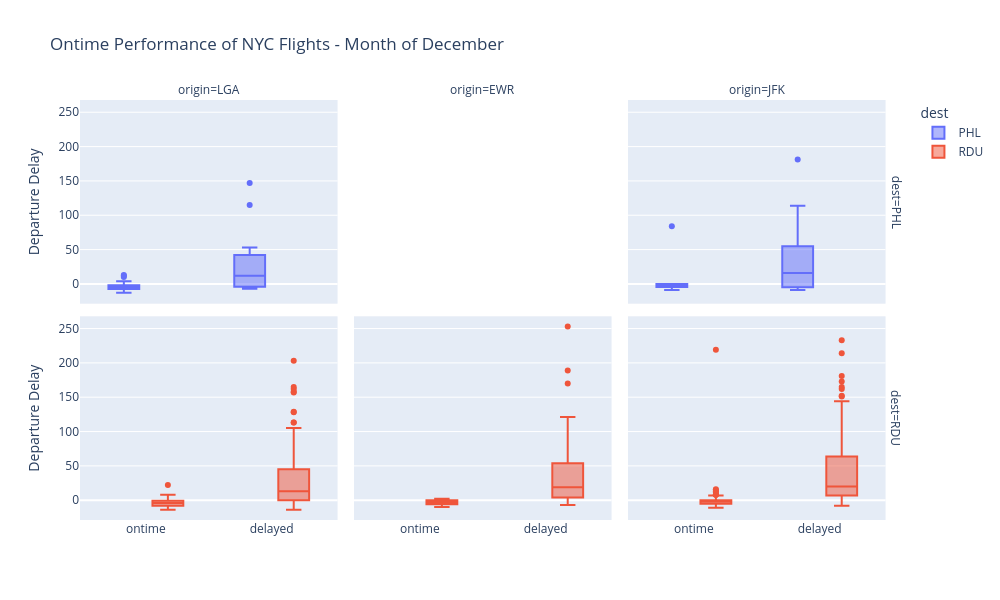

Source (notebook cell):
### Markdown cell above
with -120 being the west coast and -70 being the east coast, we see that in general there are more airports on the east side of the US than on the west. Which makes sense given how much more spread out the west is, there's fewer places needed to stop.

### Code cell
#7
#filter for December flights to PHL and RDU
df = DF[(DF["month"] == 12) & (DF["dest"].isin(["PHL", "RDU"]))]

#create "arrival" column
df["arrival"] = np.where(df["arr_delay"] > 0, "delayed", "ontime")

#boxplot by origin (columns) and destination (rows)
fig = px.box(
    df,
    x="arrival",
    y="dep_delay",
    color="dest",
    facet_col="origin",
    facet_row="dest",
    title="Ontime Performance of NYC Flights - Month of December",
    labels={"dep_delay": "Departure Delay", "arrival": ""}
)

fig.update_layout(height=600, width=1000)
fig.show()

### Figure 1 — Plotly figure (JSON) as saved in the notebook; plotly's stock layout.template omitted (floating-point values rounded to 4 significant figures; data arrays with more than 128 entries replaced by an {"elided": "..."} marker saying what was removed)
{"data": [{"alignmentgroup": "True", "hovertemplate": "dest=PHL<br>origin=LGA<br>=%{x}<br>Departure Delay=%{y}<extra></extra>", "legendgroup": "PHL", "marker": {"color": "#636efa"}, "name": "PHL", "notched": false, "offsetgroup": "PHL", "orientation": "v", "showlegend": true, "type": "box", "x": ["ontime", "ontime", "delayed", "ontime", "ontime", "ontime", "ontime", "delayed", "ontime", "ontime", "delayed", "ontime", "delayed", "ontime", "delayed", "ontime", "ontime", "ontime", "ontime", "ontime", "ontime", "delayed", "delayed", "ontime", "delayed", "ontime", "delayed", "delayed", "ontime", "ontime", "delayed", "ontime", "ontime", "delayed", "ontime", "delayed", "ontime", "ontime", "delayed", "ontime", "delayed", "delayed", "ontime", "ontime", "ontime", "ontime", "delayed", "ontime", "delayed", "ontime", "ontime", "ontime", "ontime", "ontime", "ontime", "delayed", "ontime", "delayed", "ontime", "ontime", "ontime", "ontime", "ontime", "ontime", "delayed", "ontime", "ontime", "ontime", "ontime", "ontime", "delayed"], "x0": " ", "xaxis": "x4", "y": [-6, -5, 1, -9, -8, 1, -2, -5, -7, -6, -2, -5, 147, -7, 47, -2, -13, -7, 4, 0, -5, 5, 32, -4, 53, 13, -4, 33, -5, 12, 42, -4, -5, 2, -8, 45, -4, -6, 19, -6, -6, 115, 10, 1, 1, -2, 41, -8, -7, -8, -5, -8, 3, -9, -5, -4, -2, 25, -9, -11, -6, -6, -6, -13, 5, -5, -4, -8, -7, -6, -7], "y0": " ", "yaxis": "y4"}, {"alignmentgroup": "True", "hovertemplate": "dest=PHL<br>origin=JFK<br>=%{x}<br>Departure Delay=%{y}<extra></extra>", "legendgroup": "PHL", "marker": {"color": "#636efa"}, "name": "PHL", "notched": false, "offsetgroup": "PHL", "orientation": "v", "showlegend": false, "type": "box", "x": ["ontime", "ontime", "ontime", "ontime", "delayed", "delayed", "delayed", "delayed", "ontime", "delayed", "ontime", "ontime", "delayed", "delayed", "ontime", "ontime", "ontime", "ontime", "delayed", "delayed", "ontime", "ontime", "ontime", "ontime", "ontime"], "x0": " ", "xaxis": "x6", "y": [-3, -4, -7, 0, 14, 114, 16, 27, -3, -4, 0, 0, 35, -9, -4, -5, -9, -7, 181, -7, 0, -4, -1, 84, -1], "y0": " ", "yaxis": "y6"}, {"alignmentgroup": "True", "hovertemplate": "dest=RDU<br>origin=LGA<br>=%{x}<br>Departure Delay=%{y}<extra></extra>", "legendgroup": "RDU", "marker": {"color": "#EF553B"}, "name": "RDU", "notched": false, "offsetgroup": "RDU", "orientation": "v", "showlegend": true, "type": "box", "x": {"elided": "279 str values"}, "x0": " ", "xaxis": "x", "y": {"elided": "279 int values"}, "y0": " ", "yaxis": "y"}, {"alignmentgroup": "True", "hovertemplate": "dest=RDU<br>origin=EWR<br>=%{x}<br>Departure Delay=%{y}<extra></extra>", "legendgroup": "RDU", "marker": {"color": "#EF553B"}, "name": "RDU", "notched": false, "offsetgroup": "RDU", "orientation": "v", "showlegend": false, "type": "box", "x": ["ontime", "delayed", "delayed", "ontime", "delayed", "ontime", "ontime", "ontime", "delayed", "delayed", "delayed", "ontime", "ontime", "ontime", "delayed", "ontime", "ontime", "delayed", "delayed", "delayed", "delayed", "delayed", "ontime", "ontime", "delayed", "delayed", "ontime", "ontime", "delayed", "delayed", "delayed", "delayed", "ontime", "delayed", "delayed", "ontime", "ontime", "delayed", "delayed", "ontime", "delayed", "ontime", "ontime", "ontime", "delayed", "ontime", "ontime", "ontime", "ontime", "ontime", "ontime", "ontime", "delayed", "delayed", "ontime", "ontime", "ontime", "ontime", "delayed", "delayed", "delayed", "delayed", "ontime", "delayed", "ontime", "ontime", "ontime", "delayed", "delayed", "ontime", "delayed", "delayed", "delayed", "ontime", "delayed", "delayed", "delayed", "delayed", "delayed", "delayed", "delayed", "ontime", "delayed", "ontime", "delayed", "delayed", "ontime", "delayed", "delayed", "ontime", "delayed", "delayed", "delayed", "ontime", "delayed", "delayed", "delayed", "delayed"], "x0": " ", "xaxis": "x2", "y": [-4, 19, 55, -4, 60, -2, -8, -4, 8, 8, 26, -5, 1, -5, 44, -6, -10, 253, 170, 38, 121, -3, -4, -5, -7, 0, -3, -6, 60, 45, 56, -3, 0, 2, -4, 0, 0, 81, 5, -7, 111, -7, 1, -6, 17, -7, -9, -5, -1, -2, 0, 0, -2, 22, 0, -4, -2, -3, 53, 4, -3, 0, 0, 0, -3, -2, 0, -1, 20, -3, 14, 53, 48, 2, 13, 11, 63, 4, 17, 18, 32, -1, 189, 2, -3, 49, -5, 72, 17, -8, 65, 12, 54, -6, 30, 4, -5, 35], "y0": " ", "yaxis": "y2"}, {"alignmentgroup": "True", "hovertemplate": "dest=RDU<br>origin=JFK<br>=%{x}<br>Departure Delay=%{y}<extra></extra>", "legendgroup": "RDU", "marker": {"color": "#EF553B"}, "name": "RDU", "notched": false, "offsetgroup": "RDU", "orientation": "v", "showlegend": false, "type": "box", "x": {"elided": "256 str values"}, "x0": " ", "xaxis": "x3", "y": {"elided": "256 int values"}, "y0": " ", "yaxis": "y3"}], "layout": {"annotations": [{"font": {}, "showarrow": false, "text": "origin=LGA", "x": 0.1567, "xanchor": "center", "xref": "paper", "y": 1, "yanchor": "bottom", "yref": "paper"}, {"font": {}, "showarrow": false, "text": "origin=EWR", "x": 0.49, "xanchor": "center", "xref": "paper", "y": 1, "yanchor": "bottom", "yref": "paper"}, {"font": {}, "showarrow": false, "text": "origin=JFK", "x": 0.8233, "xanchor": "center", "xref": "paper", "y": 1, "yanchor": "bottom", "yref": "paper"}, {"font": {}, "showarrow": false, "text": "dest=RDU", "textangle": 90, "x": 0.98, "xanchor": "left", "xref": "paper", "y": 0.2425, "yanchor": "middle", "yref": "paper"}, {"font": {}, "showarrow": false, "text": "dest=PHL", "textangle": 90, "x": 0.98, "xanchor": "left", "xref": "paper", "y": 0.7575, "yanchor": "middle", "yref": "paper"}], "boxmode": "group", "height": 600, "legend": {"title": {"text": "dest"}, "tracegroupgap": 0}, "title": {"text": "Ontime Performance of NYC Flights - Month of December"}, "width": 1000, "xaxis": {"anchor": "y", "autorange": true, "domain": [0, 0.3133], "range": [-0.5239, 1.524], "title": {"text": ""}, "type": "category"}, "xaxis2": {"anchor": "y2", "autorange": true, "domain": [0.3333, 0.6467], "matches": "x", "range": [-0.5239, 1.524], "title": {"text": ""}, "type": "category"}, "xaxis3": {"anchor": "y3", "autorange": true, "domain": [0.6667, 0.98], "matches": "x", "range": [-0.5239, 1.524], "title": {"text": ""}, "type": "category"}, "xaxis4": {"anchor": "y4", "autorange": true, "domain": [0, 0.3133], "matches": "x", "range": [-0.5239, 1.524], "showticklabels": false, "type": "category"}, "xaxis5": {"anchor": "y5", "domain": [0.3333, 0.6467], "matches": "x", "showticklabels": false}, "xaxis6": {"anchor": "y6", "autorange": true, "domain": [0.6667, 0.98], "matches": "x", "range": [-0.5239, 1.524], "showticklabels": false, "type": "category"}, "yaxis": {"anchor": "x", "autorange": true, "domain": [0, 0.485], "range": [-28.83, 267.8], "title": {"text": "Departure Delay"}, "type": "linear"}, "yaxis2": {"anchor": "x2", "autorange": true, "domain": [0, 0.485], "matches": "y", "range": [-28.83, 267.8], "showticklabels": false, "type": "linear"}, "yaxis3": {"anchor": "x3", "autorange": true, "domain": [0, 0.485], "matches": "y", "range": [-28.83, 267.8], "showticklabels": false, "type": "linear"}, "yaxis4": {"anchor": "x4", "autorange": true, "domain": [0.515, 1], "matches": "y", "range": [-28.83, 267.8], "title": {"text": "Departure Delay"}, "type": "linear"}, "yaxis5": {"anchor": "x5", "domain": [0.515, 1], "matches": "y", "showticklabels": false}, "yaxis6": {"anchor": "x6", "autorange": true, "domain": [0.515, 1], "matches": "y", "range": [-28.83, 267.8], "showticklabels": false, "type": "linear"}}}
